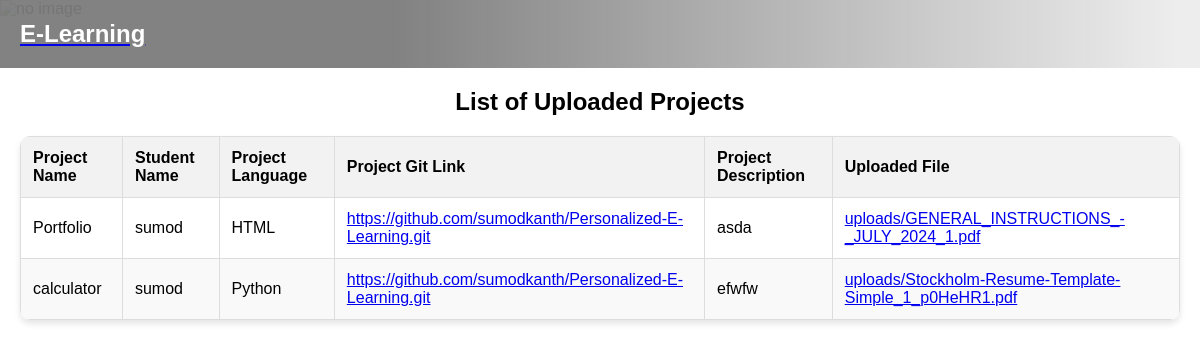
/accounts/project_list/ (signed in), run on an earlier commit of the app's database.
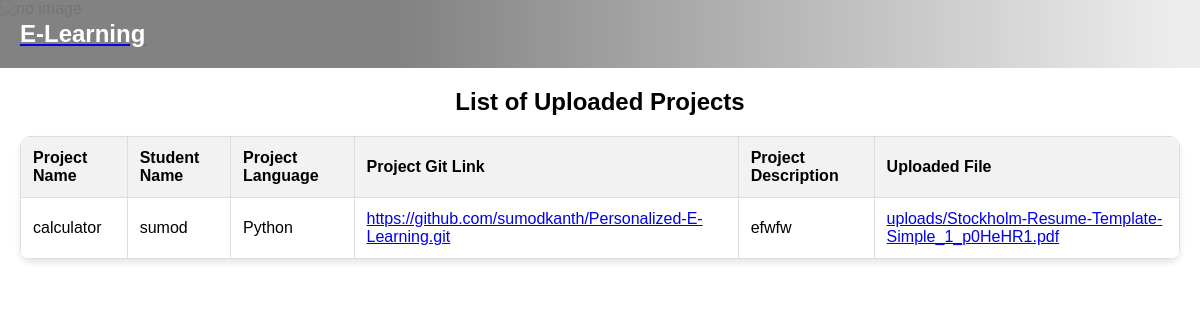
And on a later commit of the database.
### accounts/models.py (models this page shows, shortened)
class UploadedFile(models.Model):
    file = models.FileField(upload_to='uploads/')
    student = models.ForeignKey(settings.AUTH_USER_MODEL, on_delete=models.CASCADE)
    project_name = models.CharField(max_length=100)
    project_language = models.CharField(max_length=50)
    git_link = models.URLField()
    project_description = models.TextField()
    score = models.FloatField(null=True, blank=True)

class CustUser(AbstractUser):
    phone = models.IntegerField(null=True)
    options = (
        ('Male', 'Male'),
        ('Female', 'Female'),
        ('Others', 'Others')
    )
    COURSE_CHOICES = [
        ('Python', 'Python'),
        ('HTML', 'HTML'),
        ('PHP', 'PHP'),
        ('None', 'None')# SELECTING COURSE
    ]
    gender = models.CharField(max_length=100, choices=options, null=True, default='Male')
    age = models.IntegerField(null=True)
    Course = models.CharField(max_length=10, choices=COURSE_CHOICES, default='None', null=True, blank=True)
    is_student = models.BooleanField(null=True, blank=True, default=False)
    is_faculty = models.BooleanField(null=True, blank=True, default=False)
    is_hr = models.BooleanField(null=True, blank=True, default=False)
    is_active_basic = models.BooleanField(default=False, null=True, blank=True)
    is_active_inter = models.BooleanField(default=False, null=True, blank=True)
    is_active_adv = models.BooleanField(default=False, null=True, blank=True)
    is_active_coding = models.BooleanField(default=False, null=True, blank=True)

### accounts/views.py (the view)
# urls.py: path('project_list/', project_list, name='project_list'),
@login_required
def project_list(request):
    users=request.user
    print(users)
    projects = UploadedFile.objects.filter(student=users)
    return render(request, 'project_list.html', {'projects': projects})

### exam/templates/project_list.html (shortened to what this page needs)
<!DOCTYPE html>
<html lang="en">
{% load static %}
<head>
</head>
<body>
    <section id="one">
        <nav class="navbar">
            <div class="nav-logo">
                <a href="{% url 'h' %}"><h2>E-Learning</h2></a>
            </div>
        </nav>
    </section>
<div class="bg-img">
    <img src="{% static 'images/learning.jpg' %}" alt="no image">
</div>
    <div class="container">
        <h2 style="text-align:center">List of Uploaded Projects</h2>
        <table>
            <thead>
                <tr>
                    <th>Project Name</th>
                    <th>Student Name</th>
                    <th>Project Language</th>
                    <th>Project Git Link</th>
                    <th>Project Description</th>
                    <th>Uploaded File</th>
                </tr>
            </thead>
            <tbody>
                {% for project in projects %}
                <tr>
                    <td>{{ project.project_name }}</td>
                    <td>{{ project.student }}</td>
                    <td>{{ project.project_language }}</td>
                    <td><a href="{{ project.git_link }}">{{ project.git_link }}</a></td>
                    <td>{{ project.project_description }}</td>
                    <td><a href="{% url 'download_project' project.id %}">{{ project.file.name }}</a></td>
                </tr>
                {% empty %}
                <tr>
                    <td colspan="6">No projects uploaded yet.</td>
                </tr>
                {% endfor %}
            </tbody>
        </table>
    </div>
</body>
</html>

What changed in the data, as far as the page shows it:
removed UploadedFile: project_name "Portfolio", student "sumod", project_language "HTML", git_link "https://github.com/sumodkanth/Personalized-E-Learning.git", project_description "asda", file.name "uploads/GENERAL_INSTRUCTIONS_-_JULY_2024_1.pdf"
